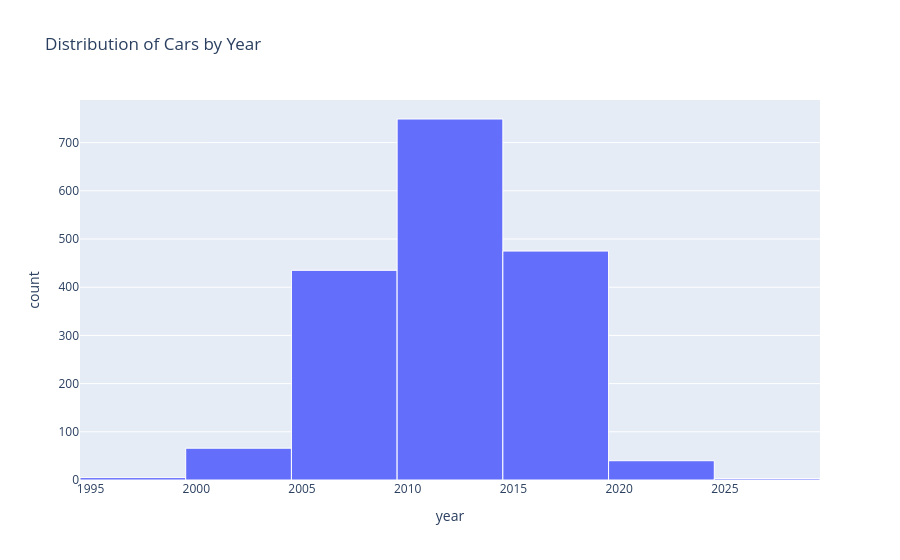

This figure's notebook cell:
### Code cell
#Histogram of year shows age distribution of listed cars.
fig2 = px.histogram(
    df,
    x="year",
    nbins=8,
    title="Distribution of Cars by Year"
)
fig2.update_traces(
    marker_line_color="white",
    marker_line_width=1
)
fig2.show()

### Figure 1 — Plotly figure (JSON) as saved in the notebook; plotly's stock layout.template omitted (floating-point values rounded to 4 significant figures; data arrays with more than 128 entries replaced by an {"elided": "..."} marker saying what was removed)
{"data": [{"bingroup": "x", "hovertemplate": "year=%{x}<br>count=%{y}<extra></extra>", "legendgroup": "", "marker": {"color": "#636efa", "line": {"color": "white", "width": 1}, "pattern": {"shape": ""}}, "name": "", "nbinsx": 8, "orientation": "v", "showlegend": false, "type": "histogram", "x": {"elided": "1773 int values"}, "xaxis": "x", "yaxis": "y"}], "layout": {"barmode": "relative", "legend": {"tracegroupgap": 0}, "title": {"text": "Distribution of Cars by Year"}, "xaxis": {"anchor": "y", "domain": [0, 1], "title": {"text": "year"}}, "yaxis": {"anchor": "x", "domain": [0, 1], "title": {"text": "count"}}}}
